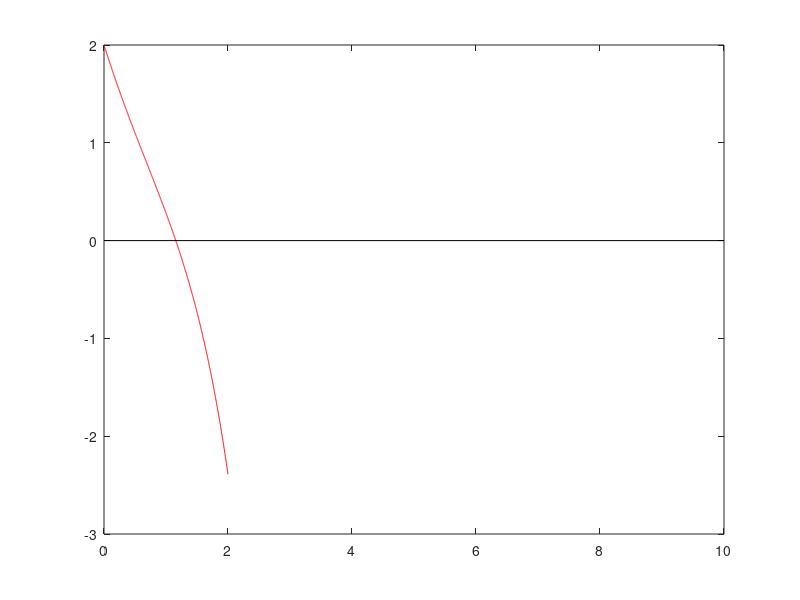

The MATLAB script that drew this image: (Note: this script raises an error after producing the figure.)
h = @(x)x.^2-x+3-exp(x);

x = linspace(0, 2, 1000);

y = h(x);

plot(x, y, 'red'), hold on

plot([0 10], [0 0], 'k'), hold on

[x y] = zero_bisection(h, 0, 2, 10^-4, 100)

plot(x, y, 'green*')

